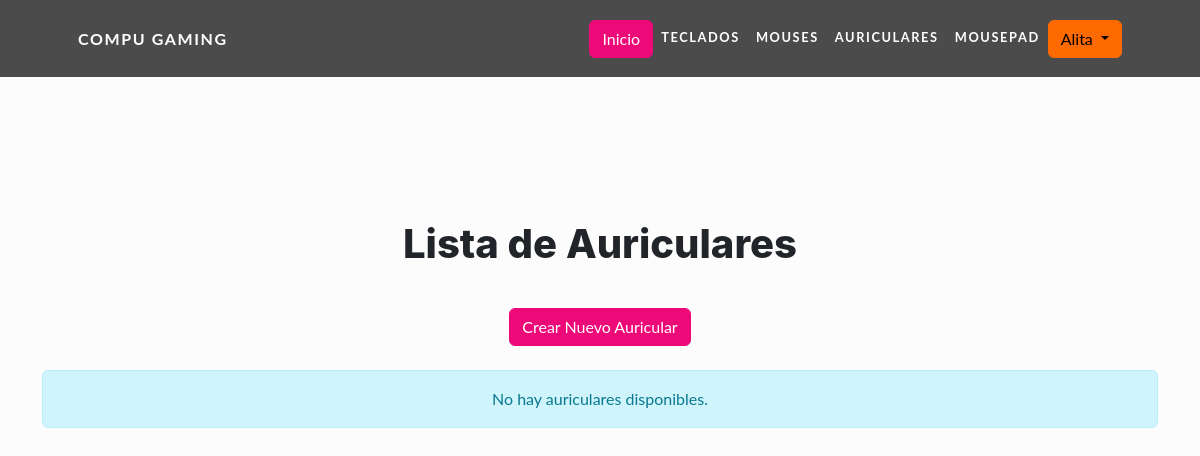
Page /auriculares/ (signed in) on the earlier database version.
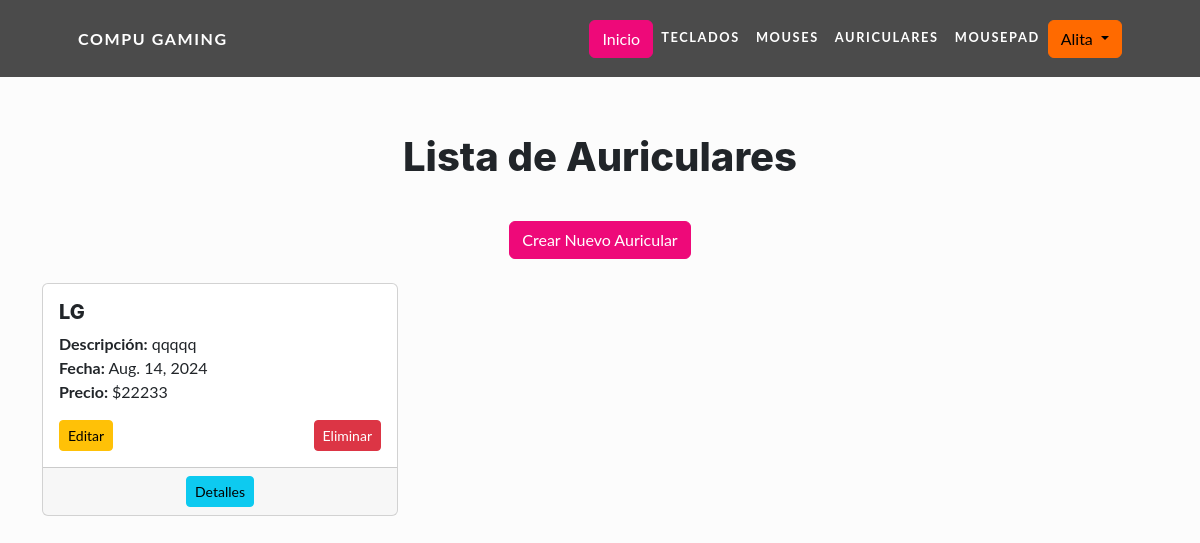
Same page on the later database version.
### app/models.py (models this page shows, shortened)
class Auricular(models.Model):
    TIPOS_DE_AURICULAR = [
        ('cable', 'Cable'),
        ('inalambrico', 'Inalambrico'),
        ('gaming', 'Gaming'),
    ]
    nombre = models.CharField(max_length=40)
    tipo = models.CharField(max_length=20, choices=TIPOS_DE_AURICULAR, null=True)
    descripcion = models.TextField(blank=True, null=True)
    fecha = models.DateField(blank=True, null=True)
    precio = models.IntegerField(blank=True, null=False)

### app/views.py (the view)
# urls.py: path('auriculares/', views.auricular_list, name='auricular_list'),
@login_required
def auricular_list(request):
    auriculares = Auricular.objects.all()
    return render(request, 'app/auricular_list.html', {'auriculares': auriculares})

### app/templates/app/auricular_list.html (shortened to what this page needs)
{% extends "app/base.html" %}
{% block content %}
<div class="container d-flex flex-column justify-content-center" style="min-height: 80vh;">
  <div class="text-center mb-4">
    <h1 class="my-4">Lista de Auriculares</h1>
    <a class="btn btn-primary mt-3" href="{% url 'auricular_create' %}">Crear Nuevo Auricular</a>
  </div>
  <div class="row">
    {% for auricular in auriculares %}
    <div class="col-md-4 mb-3">
      <div class="card h-100">
        <div class="card-body">
          <h5 class="card-title">{{ auricular.nombre }}</h5>
          <p class="card-text">
            <strong>Descripción:</strong> {{ auricular.descripcion }}<br>
            <strong>Fecha:</strong> {{ auricular.fecha }}<br>
            <strong>Precio: </strong> ${{ auricular.precio }}
          </p>
          <a class="btn btn-warning btn-sm" href="{% url 'auricular_update' auricular.pk %}">Editar</a>
          <a class="btn btn-danger btn-sm float-end" href="{% url 'auricular_delete' auricular.pk %}">Eliminar</a>
        </div>
        <div class="card-footer text-center">
          <a class="btn btn-info btn-sm" href="{% url 'auricular_detail' auricular.pk %}">Detalles</a>
        </div>
      </div>
    </div>
    {% empty %}
    <div class="col-12">
      <div class="alert alert-info text-center" role="alert">
        No hay auriculares disponibles.
      </div>
    </div>
    {% endfor %}
  </div>
</div>
{% endblock %}

Differences in the rows shown:
added Auricular: nombre "LG", descripcion "qqqqq", fecha "Aug. 14, 2024", precio "22233"
Other differences:
text no longer shown: "No hay auriculares disponibles."
